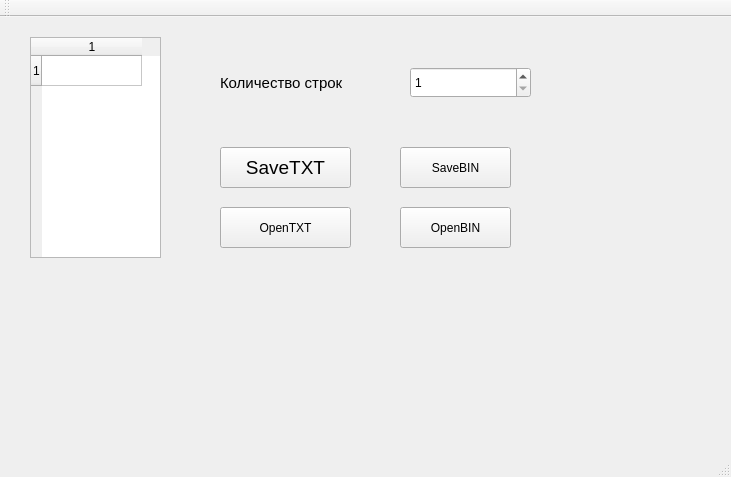
<?xml version="1.0" encoding="UTF-8"?>
<ui version="4.0">
 <class>MainWindow</class>
 <widget class="QMainWindow" name="MainWindow">
  <property name="geometry">
   <rect>
    <x>0</x>
    <y>0</y>
    <width>731</width>
    <height>477</height>
   </rect>
  </property>
  <property name="windowTitle">
   <string>MainWindow</string>
  </property>
  <widget class="QWidget" name="centralWidget">
   <widget class="QTableWidget" name="tableWidget">
    <property name="geometry">
     <rect>
      <x>30</x>
      <y>20</y>
      <width>131</width>
      <height>221</height>
     </rect>
    </property>
    <property name="rowCount">
     <number>1</number>
    </property>
    <property name="columnCount">
     <number>1</number>
    </property>
    <row/>
    <column/>
   </widget>
   <widget class="QLabel" name="label">
    <property name="geometry">
     <rect>
      <x>220</x>
      <y>50</y>
      <width>151</width>
      <height>31</height>
     </rect>
    </property>
    <property name="font">
     <font>
      <pointsize>11</pointsize>
     </font>
    </property>
    <property name="text">
     <string>Количество строк</string>
    </property>
   </widget>
   <widget class="QSpinBox" name="spinBox">
    <property name="geometry">
     <rect>
      <x>410</x>
      <y>50</y>
      <width>121</width>
      <height>31</height>
     </rect>
    </property>
    <property name="minimum">
     <number>1</number>
    </property>
    <property name="maximum">
     <number>20</number>
    </property>
   </widget>
   <widget class="QPushButton" name="pushButton_SaveTXT">
    <property name="geometry">
     <rect>
      <x>220</x>
      <y>130</y>
      <width>131</width>
      <height>41</height>
     </rect>
    </property>
    <property name="font">
     <font>
      <pointsize>14</pointsize>
     </font>
    </property>
    <property name="text">
     <string>SaveTXT</string>
    </property>
   </widget>
   <widget class="QPushButton" name="pushButton_OpenTXT">
    <property name="geometry">
     <rect>
      <x>220</x>
      <y>190</y>
      <width>131</width>
      <height>41</height>
     </rect>
    </property>
    <property name="text">
     <string>OpenTXT</string>
    </property>
   </widget>
   <widget class="QPushButton" name="pushButton_SaveBIN">
    <property name="geometry">
     <rect>
      <x>400</x>
      <y>130</y>
      <width>111</width>
      <height>41</height>
     </rect>
    </property>
    <property name="text">
     <string>SaveBIN</string>
    </property>
   </widget>
   <widget class="QPushButton" name="pushButton_OpenBIN">
    <property name="geometry">
     <rect>
      <x>400</x>
      <y>190</y>
      <width>111</width>
      <height>41</height>
     </rect>
    </property>
    <property name="text">
     <string>OpenBIN</string>
    </property>
   </widget>
  </widget>
  <widget class="QMenuBar" name="menuBar">
   <property name="geometry">
    <rect>
     <x>0</x>
     <y>0</y>
     <width>731</width>
     <height>21</height>
    </rect>
   </property>
  </widget>
  <widget class="QToolBar" name="mainToolBar">
   <attribute name="toolBarArea">
    <enum>TopToolBarArea</enum>
   </attribute>
   <attribute name="toolBarBreak">
    <bool>false</bool>
   </attribute>
  </widget>
  <widget class="QStatusBar" name="statusBar"/>
 </widget>
 <layoutdefault spacing="6" margin="11"/>
 <resources/>
 <connections/>
</ui>
